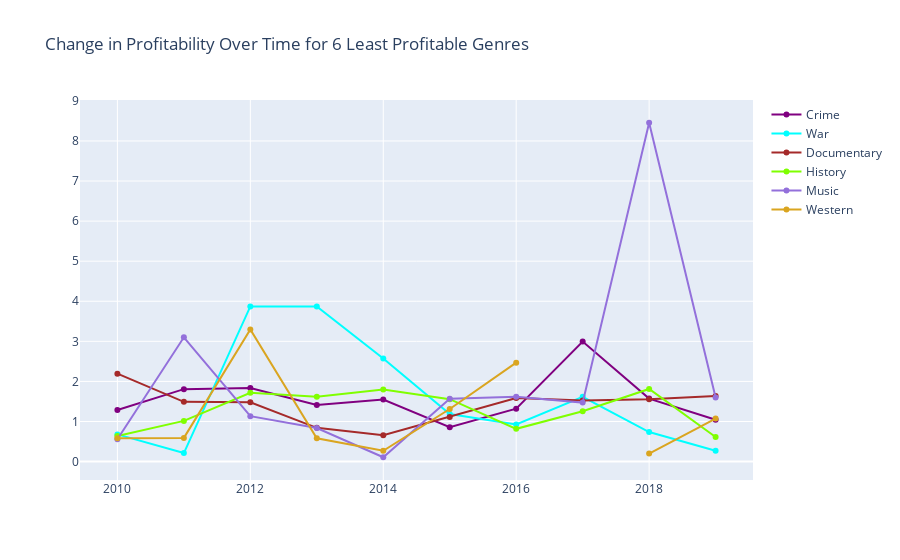

Here is the notebook cell this chart was saved with:
### Markdown cell above
2018 was also a really good year of Romance movies. Of the 15 Romance movies of 2018 in our data set, 12 of those had a higher profitability index than the second largest median profitability of genres in the same category.

### Code cell
# time trend for profitability for the next 5 most profitable genresb
layout3 = {'title' : 'Change in Profitability Over Time for 6 Least Profitable Genres'}
trace3 = [crime, war, documentary, history, music, western]
figure3 = {'data' : trace3, 'layout' : layout3 }

plotly.offline.iplot(figure3)

### Figure 1 — Plotly figure (JSON) as saved in the notebook; plotly's stock layout.template omitted (floating-point values rounded to 4 significant figures)
{"data": [{"marker": {"color": "purple"}, "name": "Crime", "type": "scatter", "x": [2010, 2011, 2012, 2013, 2014, 2015, 2016, 2017, 2018, 2019], "y": [1.287, 1.807, 1.834, 1.412, 1.549, 0.856, 1.321, 2.995, 1.572, 1.043]}, {"marker": {"color": "cyan"}, "name": "War", "type": "scatter", "x": [2010, 2011, 2012, 2013, 2014, 2015, 2016, 2017, 2018, 2019], "y": [0.6788, 0.212, 3.872, 3.868, 2.572, 1.186, 0.9247, 1.615, 0.7374, 0.2685]}, {"marker": {"color": "brown"}, "name": "Documentary", "type": "scatter", "x": [2010, 2011, 2012, 2013, 2014, 2015, 2016, 2017, 2018, 2019], "y": [2.194, 1.492, 1.478, 0.8415, 0.6585, 1.113, 1.587, 1.522, 1.556, 1.639]}, {"marker": {"color": "chartreuse"}, "name": "History", "type": "scatter", "x": [2010, 2011, 2012, 2013, 2014, 2015, 2016, 2017, 2018, 2019], "y": [0.6363, 1.015, 1.716, 1.618, 1.799, 1.558, 0.817, 1.256, 1.811, 0.6148]}, {"marker": {"color": "mediumpurple"}, "name": "Music", "type": "scatter", "x": [2010, 2011, 2012, 2013, 2014, 2015, 2016, 2017, 2018, 2019], "y": [0.5556, 3.101, 1.133, 0.8362, 0.108, 1.567, 1.615, 1.471, 8.454, 1.599]}, {"marker": {"color": "goldenrod"}, "name": "Western", "type": "scatter", "x": [2010, 2011, 2012, 2013, 2014, 2015, 2016, 2017, 2018, 2019], "y": [0.5847, 0.591, 3.296, 0.5802, 0.2698, 1.311, 2.469, null, 0.199, 1.072]}], "layout": {"title": {"text": "Change in Profitability Over Time for 6 Least Profitable Genres"}}}
